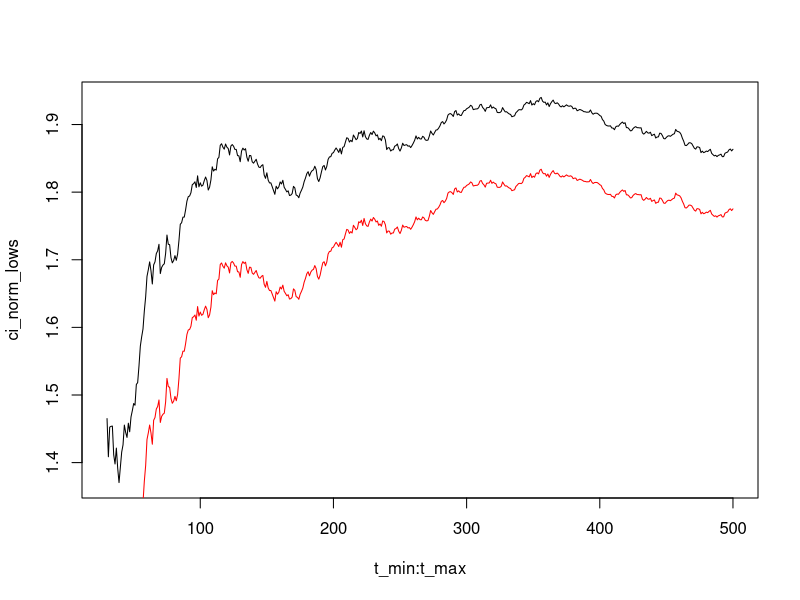

Recreate this plot in R.
## ---- chunk 1
knitr::opts_chunk$set(echo = TRUE)
## ---- chunk 2
# FIRST CELL OF CODE
# Calculate the normal CI (which is asymptotic if the distribution is asymptotically normal, like the maximum likelihood estimator distribution)
ci_norm <- function(theta_ml, a, se){
  low <- theta_ml - qnorm(1-(a/2))*se
  up <- theta_ml + qnorm(1-(a/2))*se
  return(c(lower = low, upper = up))
}

# Calculate the Hoeffding CI
ci_hoef <- function(){
  low <- 
  up <- 
  return(c(lower = low, upper = up))
}

# Calculate Sub-Gaussian CS
cs_subnorm <- function(mu_est, a, csize){
  low <- mu_est - 1.7*sqrt((log(log(2*csize))+0.72*log(10.4/a))/csize)
  up <- mu_est + 1.7*sqrt((log(log(2*csize))+0.72*log(10.4/a))/csize)
  return(c(lower = low, upper = up))
}

# Calculate Asymptotic Sub-Gaussian CS (which is asymptotic if the distribution is asymptotically normal, like the maximum likelihood estimator distribution)
cs_asym_subnorm <- function(mu_est, var_est, a, csize){
  low <- mu_est - 1.7*var_est*sqrt((log(log(2*csize))+0.72*log(10.4/a))/csize)
  up <- mu_est + 1.7*var_est*sqrt((log(log(2*csize))+0.72*log(10.4/a))/csize)
  return(c(lower = low, upper = up))
}


# ---- SIMULATION ----
M <- 10000 # arbitrary
t_min <- 30 # arbitrary
t_max <- 500 # arbitrary
true_mu <- 2 # arbitrary
true_sd <- 1 # arbitrary
alpha <- 0.05 # arbitrary

# Initialize vectors to store sample and calculated CIs and CSs
samp <- c()
ci_norm_lows <- c()
ci_norm_ups <- c()
cs_lows <- c()
cs_ups <- c()
# Main loop
# REMEMBER TO ADD ONE MORE LOOP
set.seed(4545)
for (t in 1:t_max){
  samp <- c(samp, rnorm(1, mean = true_mu, sd = true_sd))
  if (t>=t_min){
    ci_norm_est <- ci_norm(mean(samp), alpha, sqrt(var(samp)/t))
    cs_est <- cs_subnorm(mean(samp), alpha, t)
    ci_norm_lows <- c(ci_norm_lows, ci_norm_est['lower'])
    ci_norm_ups <- c(ci_norm_ups, ci_norm_est['upper'])
    cs_lows <- c(cs_lows, cs_est['lower'])
    cs_ups <- c(cs_ups, cs_est['upper'])
  }
}
## ---- chunk 3
# FIRST PLOT
plot(t_min:t_max, ci_norm_lows, type = 'l')
lines(t_min:t_max, ci_norm_ups, type = 'l')
lines(t_min:t_max, cs_lows, type = 'l', col = 'red')
lines(t_min:t_max, cs_ups, type = 'l', col = 'red')
